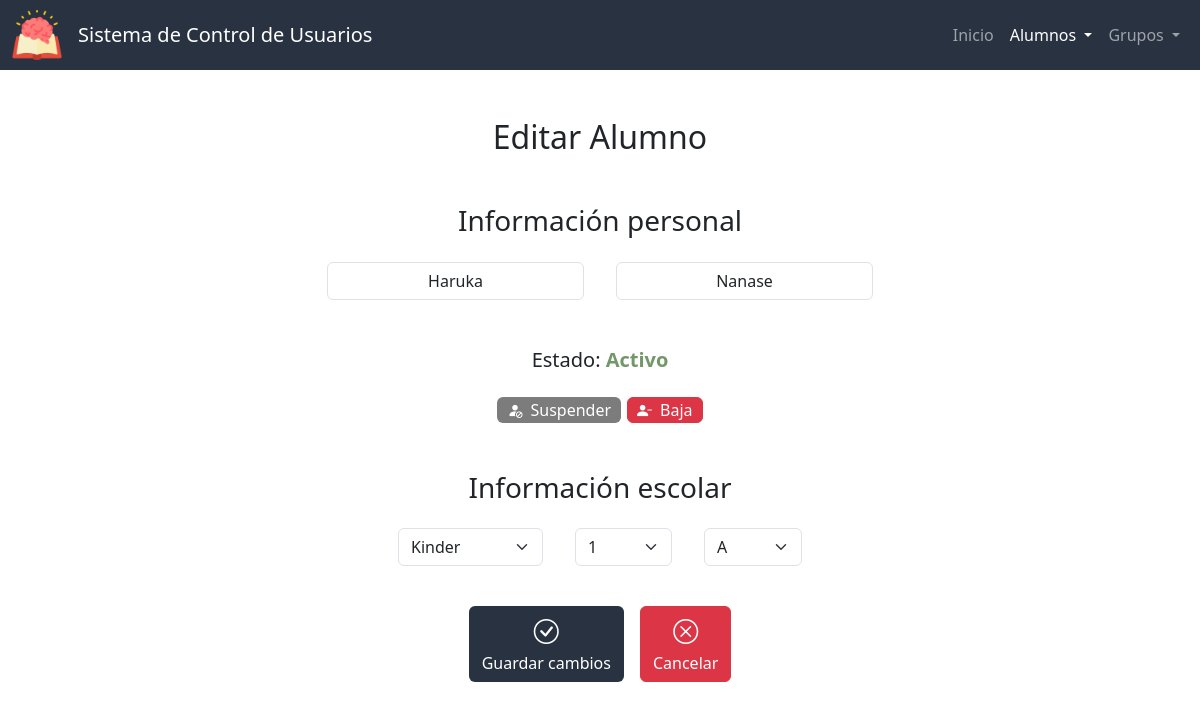
Page /editar_alumno?id=14 on the committed database.
### app.py (models this page shows, shortened)
class Alumnos(db.Model):
    id = db.Column(db.Integer, primary_key=True)
    nombre = db.Column(db.String(50), nullable=False)
    apellidos = db.Column(db.String(50), nullable=False)
    correo = db.Column(db.String(50), nullable=False, unique=True)
    estado = db.Column(db.Integer, nullable=False, default=0) # 0 - activo, 1 - suspendido, 2 - baja
    fecha_de_creacion = db.Column(db.DateTime, nullable=False, default=datetime.now)

class Grupos(db.Model):
    id = db.Column(db.Integer, primary_key=True)
    seccion = db.Column(db.String(50), nullable=False)
    grado = db.Column(db.Integer, nullable=False)
    grupo = db.Column(db.String(1), nullable=False)

### app.py (the view)
@app.route("/editar_alumno", methods=["GET","POST"])
def editar_alumno():
    if request.method == "POST":
        nombre = request.form.get("nombre").title()
        apellidos = request.form.get("apellidos").title()
        estado = int(request.form.get("estado"))
        id = request.form.get("id")
        seccion = request.form.get("seccion")
        grado = request.form.get("grado")
        grupo = request.form.get("grupo")
        actualizar_correo = request.form.get("correo")
        alumno = db.session.query(Alumnos).filter_by(id=id).first()
        correo = alumno.correo.split('@')[0]
        correo = ''.join(filter(lambda x: not x.isdigit(), correo))
        if (normalizar(nombre) + '.' + normalizar(apellidos) != correo) and actualizar_correo == "si":
            correo = crear_correo(nombre, apellidos)
            alumno.correo = correo
        alumno.nombre = nombre
        alumno.apellidos = apellidos
        if estado != alumno.estado:
            cambioestado = CambiosEstado(id, alumno.estado, estado)
            alumno.estado = estado
            db.session.add(cambioestado)
        id_grupo = db.session.query(Grupos.id).filter_by(seccion=seccion, grado=grado, grupo=grupo).first()
        alumno_grupo = db.session.query(alumnos_por_grupo).filter_by(id_alumno=id).first()
        if id_grupo:
            id_grupo = id_grupo[0]
            if alumno_grupo:
                db.session.query(alumnos_por_grupo).filter_by(id_alumno=id).update({'id_grupo': id_grupo})
            else:
                db.session.execute(alumnos_por_grupo.insert().values(id_alumno=id, id_grupo=id_grupo))
        db.session.commit()
        return redirect("/lista_alumnos")
    else:
        id_alumno = request.args.get("id")
        alumno = db.session.query(Alumnos).filter_by(id=id_alumno).first()
        id_grupo = db.session.query(alumnos_por_grupo.c.id_grupo).filter_by(id_alumno=alumno.id).first()
        if id_grupo:
            id_grupo = id_grupo[0]
            grupo_actual = db.session.query(Grupos).filter_by(id=id_grupo).first()
            grados = db.session.query(Grupos.grado).filter_by(seccion=grupo_actual.seccion).distinct().all()
            grupos = db.session.query(Grupos.grupo).filter_by(seccion=grupo_actual.seccion, grado=grupo_actual.grado).distinct().all()
        else:
            grupo_actual = None
            grados = None
            grupos = None
        secciones = db.session.query(Grupos.seccion).distinct().all()
        return render_template("editar_alumno.html", editar=True, active="Alumno", secciones=secciones, grados=grados, grupos=grupos, grupo_actual=grupo_actual, alumno=alumno, colores=COLORES, estados=ESTADOSV)

### templates/editar_alumno.html (shortened to what this page needs)
{% extends "layout.html" %}
{% set x='Editar ' if editar else 'Alta ' %}
{% block main %}
    <h2 class="mb-5">
        {{ x }} Alumno
    </h2>
    <form {% if editar %} action="/editar_alumno" {% else %} action="/alta_alumno" {% endif %} method="post">
        <h3 class="mb-4">Información personal</h3>
        <div class="mb-5 d-flex flex-row bd-highlight mb-3 justify-content-center">
            <div class="mx-3">
                <input autocomplete="off" class="form-control mx-auto w-auto" id="nombre" name="nombre" placeholder="Nombre(s)" type="text" required {% if editar or ver %} value="{{ alumno.nombre }}" {% else %} autofocus {% endif %}>
            </div>
            <div class="mx-3">
                <input autocomplete="off" class="form-control mx-auto w-auto" id="apellidos" name="apellidos" placeholder="Apellidos" type="text" required {% if editar or ver %} value="{{ alumno.apellidos }}" {% endif %}>
            </div>
        </div>
        {% if editar %}
            <div class="mb-4">
                <h5 class="mb-3">Estado: <span style="color:{{ colores[estados[alumno.estado]] }}; font-weight: bold;">{{ estados[alumno.estado] }}</span></h5>
            </div>
            <div class="btn-group mb-5">
                <div {% if alumno.estado == 1 %} style="display:none;" {% endif %}>
                    <button type="button" class="edit btn gris-oscuro" title="Suspender alumno" onclick="suspender('si')"><i class="bi-small bi-person-fill-slash mx-1"></i><span class="mx-1 no-movil">Suspender</span></button>
                </div>
                <div>
                    <button type="button" class="edit btn btn-danger" title="Eliminar alumno" onclick="confirmarEliminar('{{ alumno.id }}', '{{ alumno.nombre }}', '{{ alumno.apellidos }}')"><i class="bi-small bi bi-person-dash-fill mx-1"></i><span class="mx-1 no-movil">Baja</span></button>
                </div>
            </div>
        {% endif %}
        <h3 class="mb-4">Información escolar</h3>
        <div class="d-flex flex-row bd-highlight mb-3 justify-content-center">
            <div class="mb-3 mx-3">
                <select class="select form-select mx-auto w-auto" name="seccion" id="seccion" required>
                    {% for seccion in secciones %}
                        <option value="{{ seccion[0] }}" {% if editar and seccion[0] == grupo_actual.seccion %} selected {% endif %}>{{ seccion[0] }}</option>
                    {% endfor %}
                </select>
            </div>
            <div class="d-flex flex-row justify-content-center">
                <div class="mb-3 mx-3">
                    <select class="select form-select mx-auto w-auto" name="grado" id="grado" required>
                        {% if grupo_actual %}
                            {% for grado in grados %}
                                {% set g="N/A" if grado[0]=="" else grado[0] %}
                                <option value="{{ grado[0] }}" {% if editar and g == grupo_actual.grado %} selected {% endif %}>{{ g }}</option>
                            {% endfor %}
                        {% endif %}
                    </select>
                </div>
                <div class="mb-3 mx-3">
                    <select class="select form-select mx-auto w-auto" name="grupo" id="grupo" required>
                        {% if grupo_actual %}
                            {% for grupo in grupos %}
                                {% set g="N/A" if grupo[0]=="" else grupo[0] %}
                                <option value="{{ grupo[0] }}" {% if editar and g == grupo_actual.grupo %} selected {% endif %}>{{ g }}</option>
                            {% endfor %}
                        {% endif %}
                    </select>
                </div>
            </div>
        </div>
        <div class="p-2 btn-group">
            <div>
                <button class="btn-big btn color-primario mx-2" type="submit" title="Enviar"><i class="bi bi-check-circle"></i>{% if editar %} <div>Guardar cambios</div> {% else %} <div>Registrar alumno</div> {% endif %}</button>
            </div>
    </form>
            <form action="/lista_alumnos">
                <button type="submit" class="btn-big btn btn-danger mx-2" title="Cancelar"><i class="bi bi-x-circle"></i><div>Cancelar</div></button>
            </form>
{% endblock %}

### static/styles.css (style rules this page uses)
:root { --color-primario: #293241; --color-primario-active: #3b4f69; --color-primario-hover: #334458; --letra-primario: white; --letra-primario-inactive: #9A9EA5; --letra-primario-hover: #C9CBCF; --verde: #729869; --verde-active: #588559; --amarillo: #D69900; --amarillo-active: #b17900; --color-ver: #3D5A80; --color-ver-active: #5281a7; --gris: #a5a5a5; --gris-active: #969696; --gris-oscuro: #7c7c7c; --gris-oscuro-active: #646464; }
.color-primario { background-color: var(--color-primario); color: var(--letra-primario); }
.btn.edit { padding: 0 5px; }
.btn.edit { margin: 0 3px; }
.btn.edit, .btn-big { transition: transform 0.2s ease-in-out; }
.btn-danger { margin: 0; }
.gris-oscuro { background-color: var(--gris-oscuro); color: var(--letra-primario); }
#grado, #grupo { width: 100px; }
.bi { font-size: 25px; color: var(--letra-primario); }
.bi-small { font-size: 15px; }
.d-flex { display: flex; flex-wrap: wrap; }
input { text-align: center; }

### rows in the picture
Alumnos: nombre "Haruka", apellidos "Nanase", estado "Activo"
Grupos: seccion "Kinder", grado "1", grupo "A"

### other values in the picture
{{ x }} "Editar"
